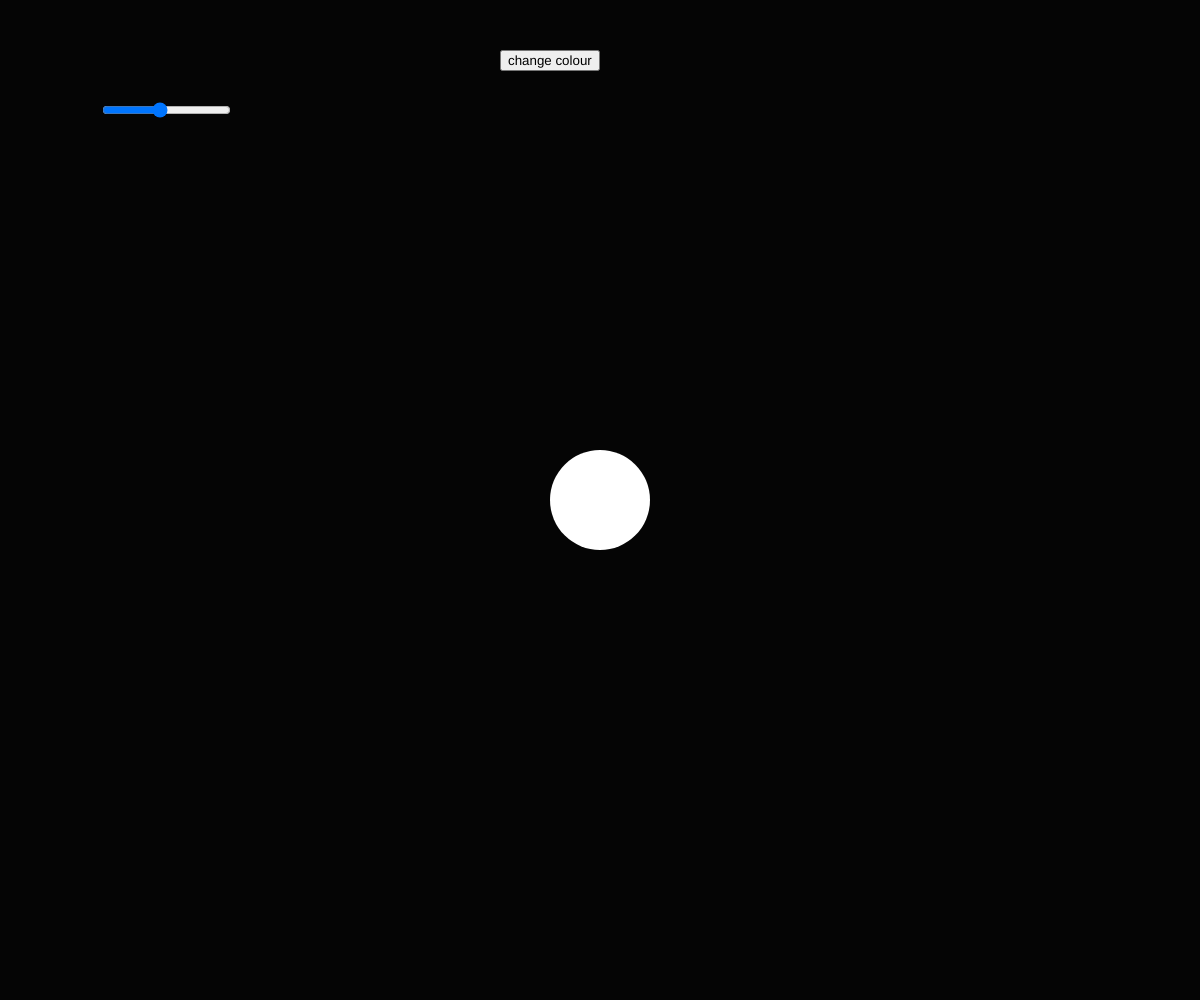
Frame 1 (no input)
Frame 60 (no input): identical to frame 1, image omitted
Frame 120 (the mouse pressed at the canvas centre since frame 60): identical to frame 1, image omitted

The p5.js sketch that drew this single still picture (run headless with seeded random() and noise() and a simulated clock; from frame 60 on, the mouse is pressed at the canvas centre):

// p5.js sketch
// ── sketch.js
//References
//https://p5js.org/reference/#/p5.Element/id
// https://p5js.org/reference/#/p5/createButton
// https://p5js.org/reference/#/p5/createSlider


//Prevent page scrolling
document.ontouchmove = function(event){
  event.preventDefault();
}

let slider;
let button;
let r, g, b;
let sliderValue;


function setup() {
  createCanvas(windowWidth, windowHeight);

  slider = createSlider(1, 10, 5);
  slider.position(100, 100);
  // slider.style('width', '200px');
  slider.id('slider');


  button = createButton('change colour');
  button.position(width/2 - button.width, 50);
  button.mousePressed(changeColour);
  button.id('button');
}


function draw() {

  sliderValue = slider.value();

  background(sliderValue);
  // console.log(sliderValue);
  noStroke();
  fill(r, g, b);
  ellipse(width/2, height/2, 100);

}

function changeColour(){
  console.log("button pressed")

  if(sliderValue >= 0 && sliderValue <= 3){
    r = random(0, 255);
    g = random(0, 255);
    b = random(0, 255);
  } else if(sliderValue > 3 && sliderValue <= 6){
    r = 10;
    g = 255;
    b = 10;
  } else if(sliderValue > 6 && sliderValue <= 10){
    r = 255;
    g = 10;
    b = 10;
  }
}

// ── style.css
html, body {
  margin: 0;
  padding: 0;
}
canvas {
  display: block;
}

#button{
  width: 180px;
  height: 60px;
  font-family: 'Open Sans', sans-serif;
  font-size: 16px;
  border-radius: 8;
  background: #FFFFFF;

}

#slider{
  width: 300px;
  height: 20px;
  background: white;
}
